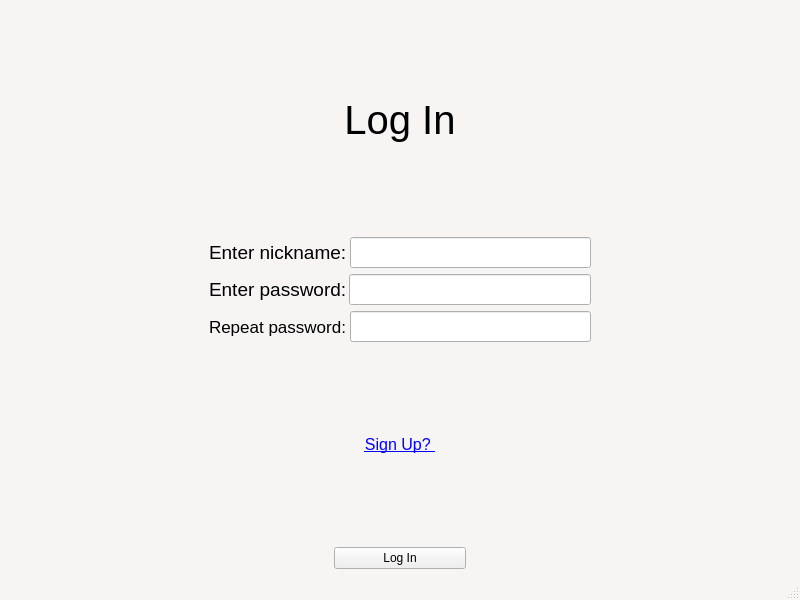
<?xml version="1.0" encoding="UTF-8"?>
<ui version="4.0">
 <class>LoginWindow</class>
 <widget class="QMainWindow" name="LoginWindow">
  <property name="geometry">
   <rect>
    <x>0</x>
    <y>0</y>
    <width>800</width>
    <height>600</height>
   </rect>
  </property>
  <property name="minimumSize">
   <size>
    <width>800</width>
    <height>600</height>
   </size>
  </property>
  <property name="maximumSize">
   <size>
    <width>12345432</width>
    <height>16777215</height>
   </size>
  </property>
  <property name="palette">
   <palette>
    <active>
     <colorrole role="Window">
      <brush brushstyle="SolidPattern">
       <color alpha="255">
        <red>246</red>
        <green>245</green>
        <blue>244</blue>
       </color>
      </brush>
     </colorrole>
    </active>
    <inactive>
     <colorrole role="Window">
      <brush brushstyle="SolidPattern">
       <color alpha="255">
        <red>246</red>
        <green>245</green>
        <blue>244</blue>
       </color>
      </brush>
     </colorrole>
    </inactive>
    <disabled>
     <colorrole role="Base">
      <brush brushstyle="SolidPattern">
       <color alpha="255">
        <red>246</red>
        <green>245</green>
        <blue>244</blue>
       </color>
      </brush>
     </colorrole>
     <colorrole role="Window">
      <brush brushstyle="SolidPattern">
       <color alpha="255">
        <red>246</red>
        <green>245</green>
        <blue>244</blue>
       </color>
      </brush>
     </colorrole>
    </disabled>
   </palette>
  </property>
  <property name="windowTitle">
   <string>MainWindow</string>
  </property>
  <widget class="QWidget" name="centralwidget">
   <layout class="QVBoxLayout" name="verticalLayout_4">
    <item>
     <widget class="QLabel" name="log_in_label">
      <property name="font">
       <font>
        <pointsize>30</pointsize>
       </font>
      </property>
      <property name="text">
       <string>Log In</string>
      </property>
      <property name="alignment">
       <set>Qt::AlignCenter</set>
      </property>
     </widget>
    </item>
    <item>
     <layout class="QVBoxLayout" name="verticalLayout_3">
      <item>
       <layout class="QVBoxLayout" name="verticalLayout">
        <item>
         <layout class="QHBoxLayout" name="horizontalLayout">
          <property name="spacing">
           <number>3</number>
          </property>
          <property name="leftMargin">
           <number>200</number>
          </property>
          <property name="topMargin">
           <number>0</number>
          </property>
          <property name="rightMargin">
           <number>200</number>
          </property>
          <item>
           <widget class="QLabel" name="nickname_label">
            <property name="font">
             <font>
              <pointsize>14</pointsize>
             </font>
            </property>
            <property name="text">
             <string>Enter nickname:</string>
            </property>
           </widget>
          </item>
          <item>
           <widget class="QLineEdit" name="nickname_edit">
            <property name="font">
             <font>
              <pointsize>14</pointsize>
             </font>
            </property>
            <property name="text">
             <string/>
            </property>
           </widget>
          </item>
         </layout>
        </item>
        <item>
         <layout class="QHBoxLayout" name="horizontalLayout_2">
          <property name="spacing">
           <number>2</number>
          </property>
          <property name="leftMargin">
           <number>200</number>
          </property>
          <property name="rightMargin">
           <number>200</number>
          </property>
          <item>
           <widget class="QLabel" name="password_label">
            <property name="font">
             <font>
              <pointsize>14</pointsize>
             </font>
            </property>
            <property name="text">
             <string>Enter password:</string>
            </property>
           </widget>
          </item>
          <item>
           <widget class="QLineEdit" name="password_edit">
            <property name="font">
             <font>
              <pointsize>14</pointsize>
             </font>
            </property>
            <property name="text">
             <string/>
            </property>
           </widget>
          </item>
         </layout>
        </item>
       </layout>
      </item>
      <item>
       <layout class="QHBoxLayout" name="horizontalLayout_3">
        <property name="spacing">
         <number>4</number>
        </property>
        <property name="leftMargin">
         <number>200</number>
        </property>
        <property name="rightMargin">
         <number>200</number>
        </property>
        <item>
         <widget class="QLabel" name="repeat_password_label">
          <property name="font">
           <font>
            <pointsize>13</pointsize>
           </font>
          </property>
          <property name="text">
           <string>Repeat password:</string>
          </property>
         </widget>
        </item>
        <item>
         <widget class="QLineEdit" name="repeat_password_edit">
          <property name="font">
           <font>
            <pointsize>14</pointsize>
           </font>
          </property>
          <property name="text">
           <string/>
          </property>
         </widget>
        </item>
       </layout>
      </item>
     </layout>
    </item>
    <item>
     <layout class="QVBoxLayout" name="verticalLayout_2">
      <item>
       <widget class="QLabel" name="sign_up_label">
        <property name="font">
         <font>
          <pointsize>12</pointsize>
          <underline>true</underline>
         </font>
        </property>
        <property name="styleSheet">
         <string notr="true"/>
        </property>
        <property name="text">
         <string>&lt;a href=&quot;my_click&quot;&gt; &lt;span style=&quot;color:blue; text-decoration:underline;&quot;&gt;Sign Up?&lt;/span&gt; &lt;/a&gt;</string>
        </property>
        <property name="alignment">
         <set>Qt::AlignCenter</set>
        </property>
       </widget>
      </item>
      <item>
       <layout class="QGridLayout" name="gridLayout">
        <property name="leftMargin">
         <number>325</number>
        </property>
        <property name="rightMargin">
         <number>325</number>
        </property>
        <item row="0" column="0">
         <widget class="QPushButton" name="log_in_button">
          <property name="text">
           <string>Log In</string>
          </property>
          <property name="autoRepeat">
           <bool>false</bool>
          </property>
         </widget>
        </item>
       </layout>
      </item>
     </layout>
    </item>
   </layout>
  </widget>
  <widget class="QMenuBar" name="menubar">
   <property name="geometry">
    <rect>
     <x>0</x>
     <y>0</y>
     <width>800</width>
     <height>23</height>
    </rect>
   </property>
  </widget>
  <widget class="QStatusBar" name="statusbar"/>
 </widget>
 <resources/>
 <connections/>
</ui>
